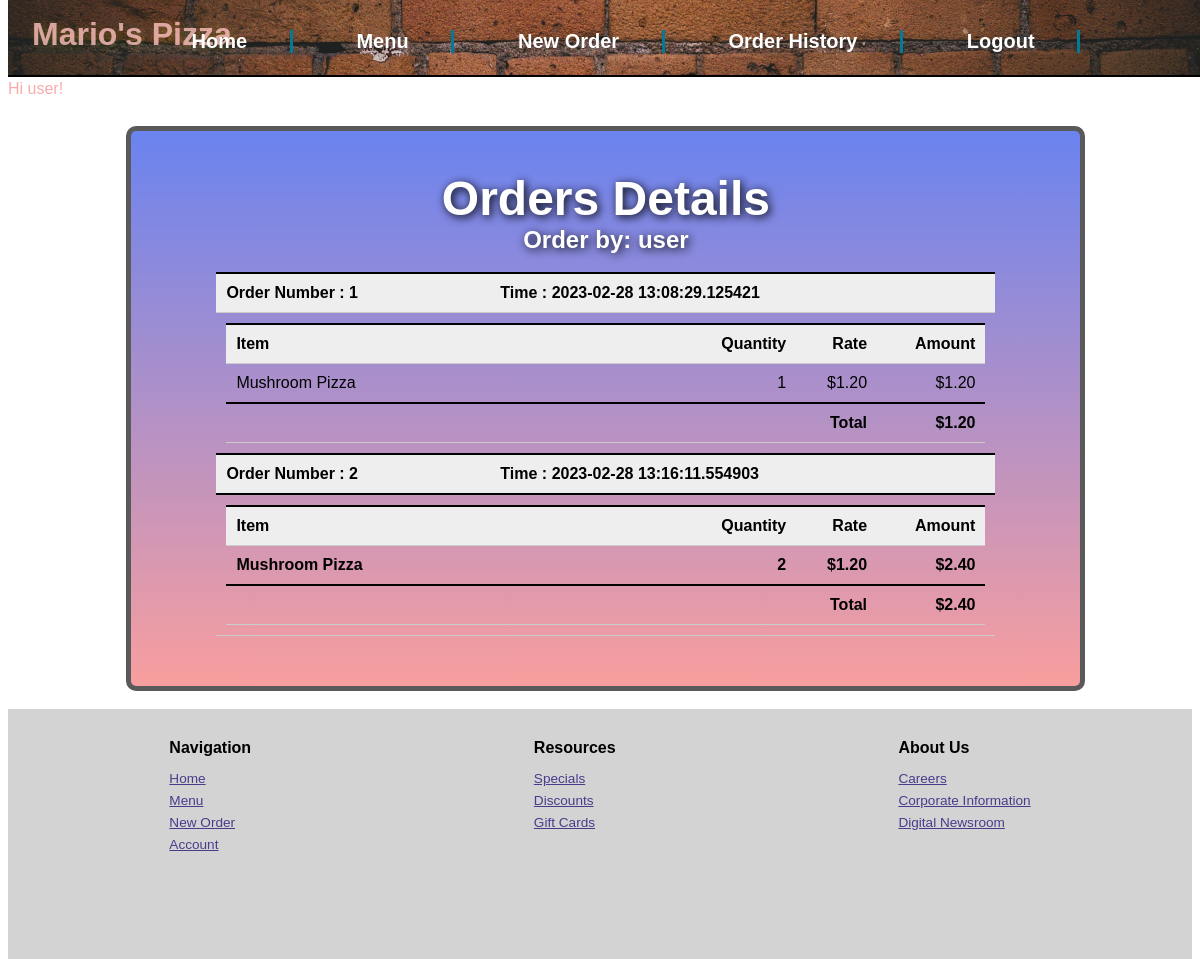
/customer/2/orders (signed in), run on an earlier commit of the app's database.
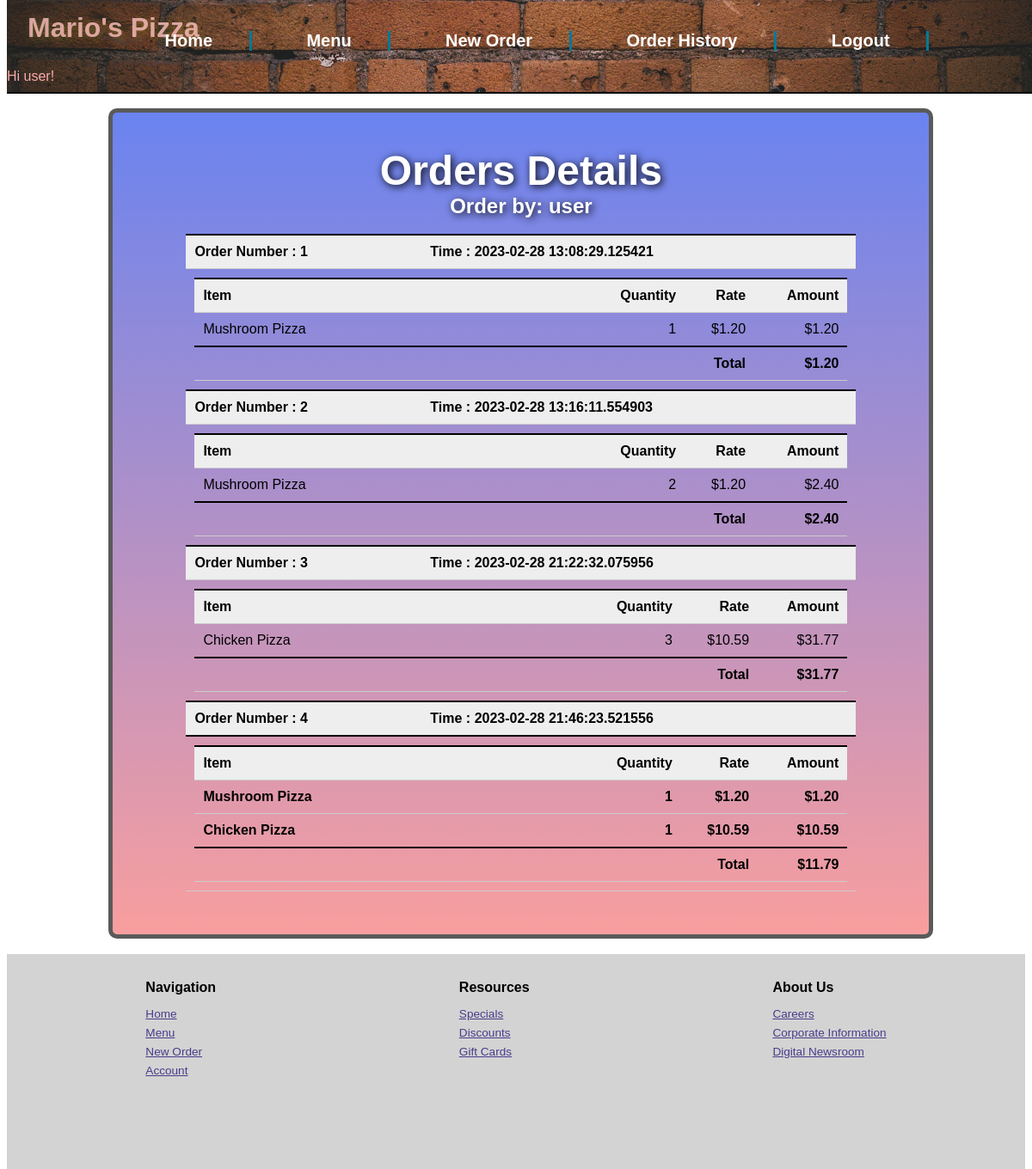
And on a later commit of the database.
### models.py (models this page shows, shortened)
class Customer(UserMixin,db.Model):
    id = db.Column(db.Integer, primary_key=True)
    name = db.Column(db.String(50))
    email = db.Column(db.String(50),unique=True)
    phone = db.Column(db.String(20))
    user_password = db.Column(db.String(50))
    role=db.Column(db.Integer,default=1) # 1 for user, 2 for admin
    orders = db.relationship('Order', backref='customer', lazy=True)
    def is_admin(self):
        return self.role == 2

class Order(db.Model):
    id = db.Column(db.Integer, primary_key=True)
    customer_id = db.Column(db.Integer, db.ForeignKey('customer.id'), nullable=False)
    order_time = db.Column(db.DateTime, default=datetime.utcnow)
    order_items = db.relationship('OrderItem', backref='order', lazy=True)

class Food(db.Model):
    id = db.Column(db.Integer, primary_key=True)
    name = db.Column(db.String(50))
    price = db.Column(db.Float)
    category=db.Column(db.String(50))

class OrderItem(db.Model):
    id = db.Column(db.Integer, primary_key=True)
    food_id = db.Column(db.Integer, db.ForeignKey('food.id'), nullable=False)
    quantity = db.Column(db.Integer, nullable=False)
    order_id = db.Column(db.Integer, db.ForeignKey('order.id'), nullable=False)
    total_price = db.Column(db.Float)
    food = db.relationship('Food', backref='order_items', lazy=True)

### routes.py (the view)
@app.route('/customer/<int:id>/orders', methods=['GET'])
@login_required
def get_customer_orders(id):
    customer = Customer.query.get(id) #get customer by ID
    if not customer:
        return jsonify({'message': 'Customer not found'})
    orders = customer.orders #get all the order of this customer
    orders_data = [] #empty array to store order details
    order_items_data=[] #empty array to store order item details
    for order in orders:#loop through all order as a customer can have multiple orders
        order_items_data=[]
        order_data = {
            'id': order.id,
            'order_time': order.order_time,
            'order_amount': 0 #initialing order amount as 0 as default
        }
        orders_items=order.order_items
        total_amount=0 #variable to store the total amount of particular order
        for orders_item in orders_items:#loop through all order items as one order can have multiple items
            order_item ={
                'food_name':orders_item.food.name,
                'quantity':orders_item.quantity,
                'rate':orders_item.food.price,
                'total_price': orders_item.total_price
            }
            total_amount=total_amount+orders_item.total_price
            order_items_data.append(order_item) # add this order item to list
        order_data['order_amount']=total_amount # adding actual order amount
        order_data['order_items']=order_items_data
        orders_data.append(order_data) #add this order to list
    return render_template('customer_orders.html',customer=customer,orders=orders_data,order_items=order_items_data)

### routes.py (called while the page is built)
@login_manager.user_loader
def load_user(email):
    return Customer.query.filter_by(email=email).first()

### templates/customer_orders.html
{% extends 'base.html' %}
{% block content %}
        <div class="topcontainer" id="customer_orderstop">
            <h2>Orders Details</h2>
            <h3>Order by: {{ customer.name }}</h3><br/>
            <table>
                <thead>
                    {% for order in orders %}
                    <tr>
                        <th>Order Number : {{ order.id }}</th>
                        <th> Time : {{ order.order_time}}</th>
                    </tr>
                </thead>
                <tbody>
                    <tr>
                        <td colspan="2">
                            <table>
                                <thead>
                                    <tr>
                                        <th>Item</th>
                                        <th class="displayNumber">Quantity</th>
                                        <th class="displayNumber">Rate</th>
                                        <th class="displayNumber">Amount</th>
                                    </tr>
                                </thead>
                                <tbody>
                                {% for order_item in order.order_items %}
                                <tr>
                                    <td>{{ order_item.food_name }}</td>
                                    <td class="displayNumber">{{ order_item.quantity }}</td>
                                    <td class="displayNumber">${{ "{:.2f}".format(order_item.rate) }}</td>
                                    <td class="displayNumber">${{ "{:.2f}".format(order_item.total_price) }}</td>
                                </tr>
                                {% endfor %}
                                <tr><td colspan="3" class="rightAlign"><bold>Total</bold></td><td><bold> ${{"{:.2f}".format(order.order_amount)}}</bold></td></tr>
                                </tbody>
                            </table>
                        </td>
                    </tr>
                    {% endfor %}
                </tbody>
            </table>
        </div>
        {% endblock %}

### templates/base.html (shortened to what this page needs)
<!DOCTYPE html>
<html>
<head>
<link rel=stylesheet href=" {{ url_for('static', filename='css/main.css') }}">
</head>
<header>
    <h1>Mario's Pizza  </h1>
    <nav class="topnav">
        <ul class="navlist">
            {% if current_user.is_authenticated %}
                <li><a href="/logout">Logout</a></li>
                {% if current_user.is_admin() is not true %}
                    <li><a href="/orderhistory">Order History</a></li>
                {% endif %}
            {% else %}
                <li><a href="/login">Login</a></li>
            {% endif %}
            <li><a href="/order">New Order</a></li>
            <li><a href="/foods">Menu</a></li>
            <li><a href="/">Home</a></li>
        </ul>
    </nav>
    <span>
        {% if current_user.is_authenticated %}
            Hi {{ current_user.name }}!
        {% endif %}
    </span>
</header>
Welcome to food ordering app
<body>
    <div class="gridcontainer">
        {% block content %}{% endblock %}
    </div>
</body>
<br/>
<footer>
    <div class="footerone">
        <h3>Navigation</h3>
        <p><a href="/">Home</a></p>
        <p><a href="/foods">Menu</a></p>
        <p><a href="/order">New Order</a></p>
        <p><a href="/login">Account</a></p>
    </div>
    <div class="footertwo">
        <h3>Resources</h3>
        <p><a href="/comingsoon">Specials</a></p>
        <p><a href="/comingsoon">Discounts</a></p>
        <p><a href="/comingsoon">Gift Cards</a></p>
    </div>
    <div class="footerthree">
        <h3>About Us</h3>
        <p><a href="/comingsoon">Careers</a></p>
        <p><a href="/comingsoon">Corporate Information</a></p>
        <p><a href="/comingsoon">Digital Newsroom</a></p>
    </div>
</footer>
</html>

### static/css/main.css (style rules this page uses)
* { box-sizing: border-box; font-size: 16px; font-family: Arial, Helvetica, sans-serif; }
body { display: relative; height: 100vh; }
.gridcontainer { grid-template-columns: repeat(20, 1fr); grid-template-rows: repeat(20, 1fr); grid-auto-rows: minmax( 100px, 300px); width: 81%; margin-top: 100px; margin-left: 10%; margin-right: 10%; }
header { position: fixed; top: 0px; width: 100vw; height: 8%; color: rgb(249, 171, 171); font-family: "arial", sans-serif; background-image: url('/static/images/topimage.jpg'); background-position: center; background-size: cover; border-bottom: 2px solid rgba(0, 0, 0); z-index: 99; }
header nav { list-style: none; position: fixed; display: inline-flex; width: 100%; top: 2%; }
header nav ul { display: flex; flex-direction: row-reverse; width: 100%; margin-right: 8%; list-style: none; }
header nav ul li { margin-left: 3%; flex-direction: row-reverse; border-right: 2px solid rgb(5, 121, 150); padding-right: 2%; }
@media only screen and (min-width: 900px) { header nav ul li { margin-right: 3%; padding-right: 4%; border-right: 3px solid rgb(5, 121, 150); } }
@media only screen and (min-width: 900px) { header nav ul li a { font-size: 1.25rem; } }
@media only screen and (min-width: 900px) { header nav { top: 1.5%; margin-bottom: 5%; } }
header nav ul li a { text-decoration: none; color: rgb(255, 255, 255); font-weight: 700; }
header h1 { font-size: 2rem; position: relative; display: flex; flex-direction: column-reverse; bottom: 7%; margin-left: 2%; color: rgba(250, 189, 189, 0.815); text-shadow: 2px 2px 10px rgba(255, 255, 0, 0.192); }
.topcontainer { position: relative; display: flex; flex-direction: column; background-size: cover; background-image: linear-gradient(rgba(88, 130, 255, 0.866), rgba(251, 160, 160, 0.913)); background-color: rgba(190, 32, 32, 0.519); background-repeat: no-repeat; min-height: 200px; border: 5px solid rgb(90, 90, 90); border-radius: 10px; }
.topcontainer h2 { margin-bottom: 0px; font-size: 2.5rem; color: white; text-shadow:2px 2px 10px rgba(0, 0, 0); }
.topcontainer h3 { margin-bottom: 0px; font-size: 1.5rem; color: white; text-shadow:2px 2px 10px rgba(0, 0, 0); }
.topcontainer h3 { margin-top: 0px; font-size: 1.5rem; color: white; text-shadow:2px 2px 10px rgba(0, 0, 0); }
@media only screen and (min-width: 750px) { .topcontainer h2 { font-size: 3rem; text-align: center; } }
@media only screen and (min-width: 750px) { .topcontainer { padding-left: 85px; padding-right: 85px; padding-bottom: 85px; text-align: center; } }
@media only screen and (min-width: 750px) { .topcontainer h2 { text-align: center; } }
#customer_orderstop { padding-bottom: 50px; align-items: center; }
footer { position: relative; height: 250px; display: flex; width: auto; background-color: lightgray; justify-content: space-around; padding: 20px; }
.footerone, .footertwo, .footerthree { line-height: 5px; }
.footerone a, .footertwo a, .footerthree a { font-size: 0.85rem; color: darkslateblue; }
.footerone h3, .footertwo h3, .footerthree h3 { margin-bottom: 25px; }
.rightAlign { text-align: right; }
table, .displayNumber { text-align:right; }
table { width: 100%; border-collapse: collapse; }
th, td { padding: 10px; border-bottom: 1px solid #ccc; text-align: left; }
th { background-color: #eee; }
td:first-child { width: 60%; }
td:last-child { text-align: right; }
tr:last-child { font-weight: bold; border-top: 2px solid #000; }

What changed in the data, as far as the page shows it:
added Order: order_time "2023-02-28 21:22:32.075956"
added Food: food_name "Chicken Pizza" "Chicken Pizza", rate "10.59" "10.59"
added OrderItem: total_price "31.77"
added Order: order_time "2023-02-28 21:46:23.521556"
added OrderItem: total_price "1.20"
added OrderItem: total_price "10.59"
Also different on the page:
new list line: "Order Number : 3 Time : Item Quantity Rate Amount 3 $ $ Total $ 31.77"
new list line: "Order Number : 4 Time : Item Quantity Rate Amount 1 $ $ 1 $ $ Total $ 11.79"
new list line: "Mushroom Pizza 1.20"
